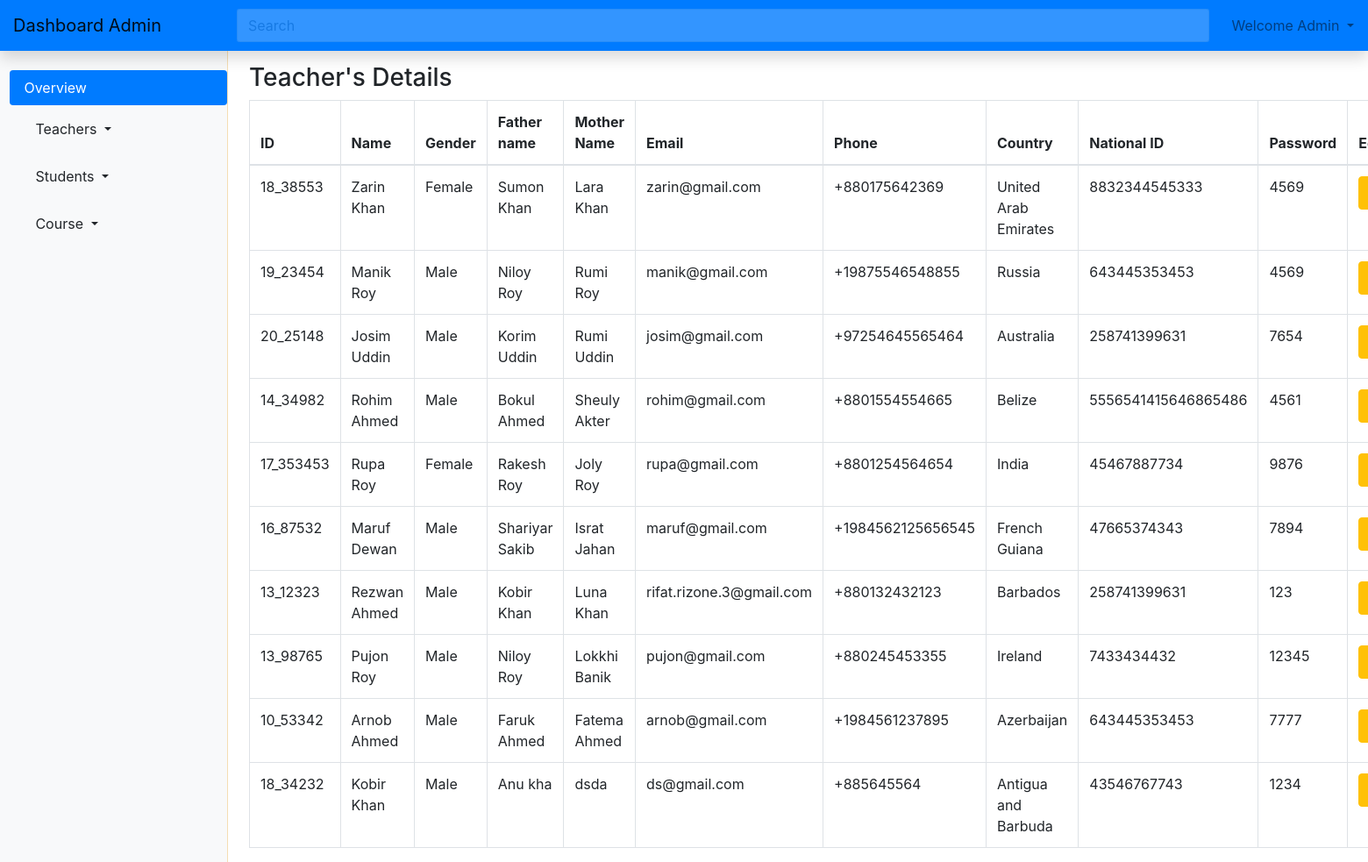
/adminTeacherDetails.php (signed in), run on the app's committed database.
### tables this page shows
CREATE TABLE `teacher` (
  `t_id` varchar(150) NOT NULL,
  `Name` varchar(150) NOT NULL,
  `Gender` varchar(150) NOT NULL,
  `Father_Name` varchar(150) NOT NULL,
  `Mother_Name` varchar(150) NOT NULL,
  `email` varchar(150) NOT NULL,
  `phone` varchar(150) NOT NULL,
  `country` varchar(150) NOT NULL,
  `nid` varchar(150) NOT NULL,
  `password` varchar(150) NOT NULL,
  `c_id1` varchar(150) DEFAULT NULL,
  `c_id2` varchar(150) DEFAULT NULL
);

### models/db_connect.php (called while the page is built, shortened)
<?php
	$servername = "localhost";
	$db_username="root";
	$db_password="";
	$db_name="mysystem";
	function getArray($query){
		global $servername, $db_username, $db_password,$db_name;
		$conn = mysqli_connect($servername,$db_username,$db_password,$db_name);
		$result = mysqli_query($conn,$query);
		$data = array();
		while($row = mysqli_fetch_assoc($result)){
			$data[] = $row;
		}
		return $data;
	}
?>

### adminTeacherDetails.php (the view, shortened to what this page needs)
<?php
    require 'adminHeadNav.php';
    require 'models/db_connect.php';
?>
           <main role="main" class="col-md-9 ml-sm-auto col-lg-10 px-4">
            <h3>Teacher's Details</h3>
            <?php
                $query = "select t_id,Name, Gender, Father_Name, Mother_Name, email, phone,country,nid,password from teacher";
                $result = getArray($query);
            ?>
            <table border="1" style="border-collapse:collapse" class="table table-bordered">
            <thead>
                <tr>
                    <th>ID</th>
                    <th>Name</th>
                    <th>Gender</th>
                    <th>Father name</th>
                    <th>Mother Name</th>
                    <th>Email</th>
                    <th>Phone</th>
                    <th>Country</th>
                    <th>National ID</th>
                    <th>Password</th>
                    <th>Edit</th>
                </tr>
            </thead>
            <tbody id="myTable">
                <?php
                foreach($result as $res)
                {
                    echo "<tr>";
                    echo "<td>".$res["t_id"]."</td>";
                    echo "<td>".$res["Name"]."</td>";
                    echo "<td>".$res["Gender"]."</td>";
                    echo "<td>".$res["Father_Name"]."</td>";
                    echo "<td>".$res["Mother_Name"]."</td>";
                    echo "<td>".$res["email"]."</td>";
                    echo "<td>".$res["phone"]."</td>";
                    echo "<td>".$res["country"]."</td>";
                    echo "<td>".$res["nid"]."</td>";
                    echo "<td>".$res["password"]."</td>";
                    echo '<td><a href = "adminTeacherDetails_edit.php?id='.$res["t_id"].'" class="btn btn-warning">Edit</a></td>';
                    echo "</tr>";
                }
                ?>
            </tbody>
             </table>
          </main>
<?php
    require 'adminfooter.php';
?>

### CSS/Dashdemo.css (style rules this page uses)
main { padding-top: 4.5em; }

### data on the page
teacher: t_id "18_38553", Name "Zarin Khan", Gender "Female", Father_Name "Sumon Khan", Mother_Name "Lara Khan", email "zarin@gmail.com", phone "+880175642369", country "United Arab Emirates", nid "8832344545333", password "4569"
teacher: t_id "19_23454", Name "Manik Roy", Gender "Male", Father_Name "Niloy Roy", Mother_Name "Rumi Roy", email "manik@gmail.com", phone "+19875546548855", country "Russia", nid "643445353453", password "4569"
teacher: t_id "20_25148", Name "Josim Uddin", Gender "Male", Father_Name "Korim Uddin", Mother_Name "Rumi Uddin", email "josim@gmail.com", phone "+97254645565464", country "Australia", nid "258741399631", password "7654"
teacher: t_id "14_34982", Name "Rohim Ahmed", Gender "Male", Father_Name "Bokul Ahmed", Mother_Name "Sheuly Akter", email "rohim@gmail.com", phone "+8801554554665", country "Belize", nid "5556541415646865486", password "4561"
teacher: t_id "17_353453", Name "Rupa Roy", Gender "Female", Father_Name "Rakesh Roy", Mother_Name "Joly Roy", email "rupa@gmail.com", phone "+8801254564654", country "India", nid "45467887734", password "9876"
teacher: t_id "16_87532", Name "Maruf Dewan", Gender "Male", Father_Name "Shariyar Sakib", Mother_Name "Israt Jahan", email "maruf@gmail.com", phone "+1984562125656545", country "French Guiana", nid "47665374343", password "7894"
teacher: t_id "13_12323", Name "Rezwan Ahmed", Gender "Male", Father_Name "Kobir Khan", Mother_Name "Luna Khan", email "rifat.rizone.3@gmail.com", phone "+880132432123", country "Barbados", nid "258741399631", password "123"
teacher: t_id "13_98765", Name "Pujon Roy", Gender "Male", Father_Name "Niloy Roy", Mother_Name "Lokkhi Banik", email "pujon@gmail.com", phone "+880245453355", country "Ireland", nid "7433434432", password "12345"
teacher: t_id "10_53342", Name "Arnob Ahmed", Gender "Male", Father_Name "Faruk Ahmed", Mother_Name "Fatema Ahmed", email "arnob@gmail.com", phone "+1984561237895", country "Azerbaijan", nid "643445353453", password "7777"
teacher: t_id "18_34232", Name "Kobir Khan", Gender "Male", Father_Name "Anu kha", Mother_Name "dsda", email "ds@gmail.com", phone "+885645564", country "Antigua and Barbuda", nid "43546767743", password "1234"
